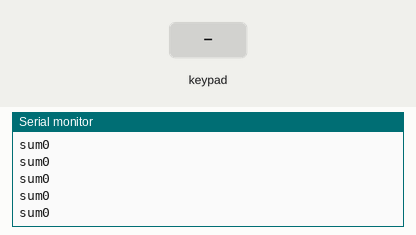
Bench run of a sketch on a simulated Arduino Uno, built with avr-gcc and run on an emulated ATmega328P. On the bench: the last lines printed to the serial monitor. Inputs (shaded band) come from the test bench.

Above: at 1.2 s.
1.3 s: key '1' pressed
At 1.51 s:
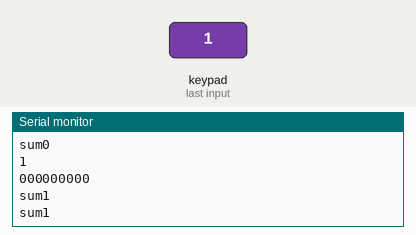
2.8 s: keypad keys 2 3 4 5 pressed 0.4 s apart
At 3.63 s:
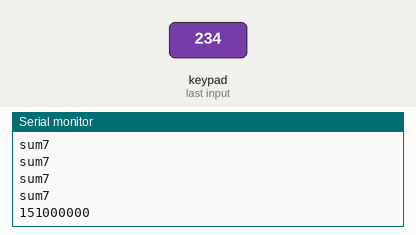
5.9 s: key '6' pressed
At 5.94 s:
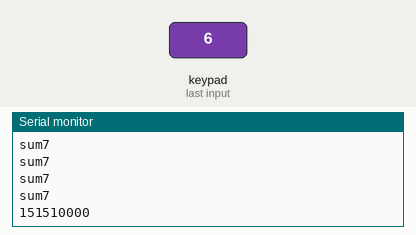
7.4 s: keypad keys 6 7 8 pressed 0.4 s apart
At 7.85 s:
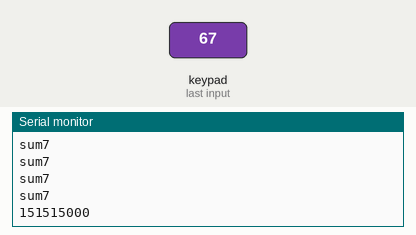
10.1 s: key '9' pressed
At 11.41 s:
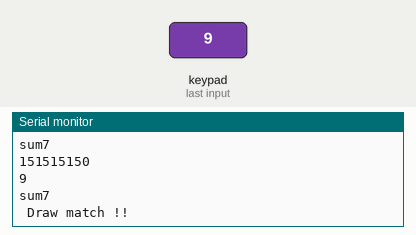
Timing chart, 0 to 13.1 s (numbered marks = the images above; inputs shaded):
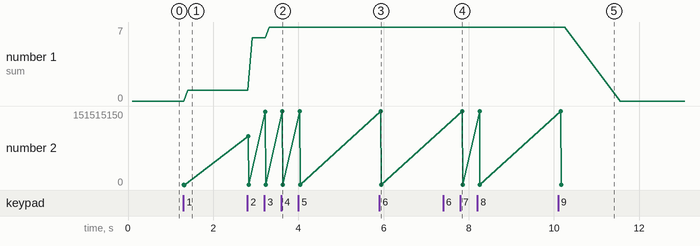

The sketch:

test1.ino
```cpp
#include<Keypad.h>
const byte ROWS = 4; //four rows
const byte COLS = 3; //three columns
char keys[ROWS][COLS] = {
  {'1','2','3'},
  {'4','5','6'},
  {'7','8','9'},
  {'*','0','#'}
};

byte rowPins[ROWS] = {2, 3, 4, 5}; //connect to the row pinouts of the keypad
byte colPins[COLS] = {6,7,8}; //connect to the column pinouts of the keypad

Keypad keypad = Keypad( makeKeymap(keys), rowPins, colPins, ROWS, COLS );


int tictac[10];
boolean s2_flag,s3_flag ,s4_flag ,s5_flag ,s6_flag ,s7_flag ,s8_flag ,s9_flag ,s10_flag,winner_flag ;
char key;
int count = 0,sum ;
int winner = 0 ;
int P1_points =0 , P2_points = 0 ;
char sx,control ;
int nof=0;

int led[9][2]={};
int buzz=1;
int result;
int temp,c=22;
void setup()
{

s2_flag = s3_flag = s4_flag = s5_flag = s6_flag = s7_flag = s8_flag = s9_flag = s10_flag = winner_flag = false ;

for(int i =0 ; i < 9 ; i++) //clearing the array on reset
tictac[i] = 0 ;

Serial.begin(9600);
for(int temp=0;temp<=8;temp++)
{
  led[temp][0]=c++;
  led[temp][1]=c++;
  pinMode(led[temp][0],OUTPUT);
  pinMode(led[temp][1],OUTPUT);
}
 for(int set=0;set<9;set++)
{
  digitalWrite(led[set][0],HIGH);
  digitalWrite(led[set][1],HIGH);
}

}

void loop()
{


key=keypad.getKey();


if(key =='1' && s2_flag == false )
{
  Serial.println(key);
 printl();
  s2_flag = true ;
  count ++;
  if(count % 2 == 0 )
  {
  tictac[0] = 5 ; // O
  digitalWrite(led[0][0],LOW);
  digitalWrite(led[0][1],HIGH);

  }
  else
  {
  tictac[0] = 1 ;
  digitalWrite(led[0][0],HIGH);
  digitalWrite(led[0][1],LOW);

  }
}

else if(key == '2' && s3_flag == false )
{printl();
  Serial.println(key);
  s3_flag = true ;
  count ++ ;
  if(count % 2 ==0 )
  {
  tictac[1] = 5 ; // O
  digitalWrite(led[1][0],LOW);
  digitalWrite(led[1][1],HIGH);

  }
  else
  {
  tictac[1] = 1 ; // X
  digitalWrite(led[1][0],HIGH);
  digitalWrite(led[1][1],LOW);

  }
}

else if(key =='3' && s4_flag == false )
{printl();
  Serial.println(key);
  s4_flag = true ;
  count ++ ;
  if(count % 2 == 0 )
  {
  tictac[2] = 5 ; // O
  digitalWrite(led[2][0],LOW);
  digitalWrite(led[2][1],HIGH);

  }
  else
  {
  tictac[2] = 1 ; // X
  digitalWrite(led[2][0],HIGH);
  digitalWrite(led[2][1],LOW);

  }
}

else if(key == '4' && s5_flag == false )
{printl();
  Serial.println(key);
  s5_flag = true ;
  count ++ ;
  if(count % 2 == 0 )
  {
  tictac[3] = 5 ; // O
  digitalWrite(led[3][0],LOW);
  digitalWrite(led[3][1],HIGH);

  }
  else
  {
  tictac[3] = 1 ; // X
  digitalWrite(led[3][0],HIGH);
  digitalWrite(led[3][1],LOW);

  }
}

else if(key =='5' && s6_flag == false )
{printl();
  Serial.println(key);
  s6_flag = true ;
  count ++ ;
  if(count % 2 == 0 )
  {
  tictac[4] = 5 ; // O
  digitalWrite(led[4][0],LOW);
  digitalWrite(led[4][1],HIGH);

  }
  else
  {
  tictac[4] = 1 ; // X
  digitalWrite(led[4][0],HIGH);
  digitalWrite(led[4][1],LOW);

  }
}

else if(key =='6' && s7_flag == false )
{printl();
  Serial.println(key);
  s7_flag = true ;
  count ++ ;
  if(count % 2 ==0 )
  {
  tictac[5] = 5 ; // O
  digitalWrite(led[5][0],LOW);
  digitalWrite(led[5][1],HIGH);

  }
  else
  {
  tictac[5] = 1 ; // X
  digitalWrite(led[5][0],HIGH);
  digitalWrite(led[5][1],LOW);

  }
}

else if(key =='7' && s8_flag == false )
{printl();
  Serial.println(key);
  s8_flag = true ;
  count ++ ;
  if(count % 2 == 0 )
  {
  tictac[6] = 5 ; // O
  digitalWrite(led[6][0],LOW);
  digitalWrite(led[6][1],HIGH);

  }
  else
  {
  tictac[6] = 1 ; // X
  digitalWrite(led[6][0],HIGH);
  digitalWrite(led[6][1],LOW);

  }
}

else if(key =='8' && s9_flag == false )
{printl();
  Serial.println(key);
  s9_flag = true ;
  count ++ ;
  if(count % 2 == 0 )
  {
  tictac[7] = 5 ; // O
  digitalWrite(led[7][0],LOW);
  digitalWrite(led[7][1],HIGH);

  }
  else
  {
  tictac[7] = 1 ; // X
  digitalWrite(led[7][0],HIGH);
  digitalWrite(led[7][1],LOW);

  }
}

else if(key =='9' && s10_flag == false )
{printl();
  Serial.println(key);
  s10_flag = true ;
  count ++ ;
  if(count % 2 == 0 )
  {
  tictac[8] = 5 ; // O
  digitalWrite(led[8][0],LOW);
  digitalWrite(led[8][1],HIGH);

  }
  else
  {
  tictac[8] = 1 ; // X
  digitalWrite(led[8][0],HIGH);
  digitalWrite(led[8][1],LOW);

  }
}


winner = check();
if(winner == 1)
{
  delay(1000);
  Serial.println("Player 1 wins ! ");
  P1_points ++ ;
  delay(200);
  winner_flag = true  ;
  nof++;
}
else if(winner == 2)
{
  delay(1000);
  Serial.println("Player 2 wins ! ");
  P2_points ++ ;

  delay(2000);
  winner_flag = true ;
  nof++;
}
else if( count == 9 )
{
  delay(1000);
  Serial.println(" Draw match !! ") ;

  delay(200);
  winner_flag = true ;
  nof++;
}

if(winner_flag == true )
{


  control = 'r' ;
  if(control == 'r' )
  {
  Serial.println("resetting..");

  resett();
  displayboard();
  }
}

if(nof==5)
{
  if(P1_points>P2_points)
  {
  digitalWrite(buzz,HIGH);
  delay(1000);
  }
  else
  {
     digitalWrite(buzz,HIGH);
     delay(1000);
     digitalWrite(buzz,LOW);
     delay(500);
     digitalWrite(buzz,HIGH);
  }
}

}//loop

int check ()
{
//  if( ((tictac[0]+tictac[1]+tictac[2]) == 3 ) ||
//      ((tictac[3]+tictac[4]+tictac[5]) == 3 ) ||
//      ((tictac[6]+tictac[7]+tictac[8]) == 3 ) ||
//      ((tictac[0]+tictac[3]+tictac[6]) == 3 ) ||
//      ((tictac[1]+tictac[4]+tictac[7]) == 3 ) ||
//      ((tictac[2]+tictac[5]+tictac[8]) == 3 ) ||
//      ((tictac[0]+tictac[4]+tictac[8]) == 3 ) ||
//      ((tictac[2]+tictac[4]+tictac[6]) == 3 ) )
//      return 1 ;
//  else if( ((tictac[0]+tictac[1]+tictac[2]) == 15 ) ||
//      ((tictac[3]+tictac[4]+tictac[5]) == 15 ) ||
//      ((tictac[6]+tictac[7]+tictac[8]) == 15 ) ||
//      ((tictac[0]+tictac[3]+tictac[6]) == 15 ) ||
//      ((tictac[1]+tictac[4]+tictac[7]) == 15 ) ||
//      ((tictac[2]+tictac[5]+tictac[8]) == 15 ) ||
//      ((tictac[0]+tictac[4]+tictac[8]) == 15 ) ||
//      ((tictac[2]+tictac[4]+tictac[6]) == 15 ) )
//      return 2 ;
//  else
//      return 0 ;
result=row_check();
if(result==1)
return 1;
else if(result==2)
return 2;
else return -1;
result=col_check(tictac);
if(result==1)
return 1;
else if(result==2)
return 2;
else return -1;
result=cross_check(tictac);
if(result==1)
return 1;
else if(result==2)
return 2;
else return -1;

}
void printl()
{
  for(int i=0;i<9;i++)
  {
    Serial.print(tictac[i]);
  }
  Serial.println();
}
int row_check()
{
   int i=0;
  for(i=0;i<=6;i=i+3)
  { sum=tictac[i]+tictac[i+1]+tictac[i+2];
     delay(100);
     Serial.print("sum");
     Serial.println(sum);

    if((tictac[i]+tictac[i+1]+tictac[i+2])==3)
    {
      //blinker(i,i+1,i+3,1);
      return 1;
    }
    else if((tictac[i]+tictac[i+1]+tictac[i+2])==15)
    {
      //blinker(i,i+1,i+2,2);
      return 2;
    }
    else
    {
      //blinker(0,0,0,0);
      return -1;
    }
  }
}
int col_check(int t[])
{
  int i=0;
  for(i=0;i<=2;i++)
  {
    if((t[i]+t[i+3]+t[i+6])==3)
    {
      //blinker(i,i+3,i+6,1);
      return 1;
    }
    else if((t[i]+t[i+3]+t[i+6])==15)
    {
      //blinker(i,i+3,i+6,2);
      return 2;
    }
    else
    {
     // blinker(0,0,0,0);
      return 0;
    }
  }
}

int cross_check(int tictac[])
{
  if(((tictac[0]+tictac[4]+tictac[8]) == 3 ))
   {
   // blinker(0,4,8,1);
    return 1;
   }
  else if((tictac[0]+tictac[4]+tictac[8]) == 15 )
   {
    //blinker(0,4,8,2);
    return 2;
   }
  else if((tictac[2]+tictac[4]+tictac[6]) == 3 )
  {
  //  blinker(2,4,6,1);
    return 1;
  }
  else if((tictac[2]+tictac[4]+tictac[6]) == 15 )
  {
//     blinker(2,4,6,2);
     return 2;
  }
  else return 0;

  }

//void blinker(int h,int j,int k,int win)
//{ if(win!=0)
//  {
//  digitalWrite(led[h][win],LOW);
//  digitalWrite(led[j][win],LOW);
//  digitalWrite(led[k][win],LOW);
//  delay(1000);
//  digitalWrite(led[h][win],HIGH);
//  digitalWrite(led[j][win],HIGH);
//  digitalWrite(led[k][win],HIGH);
//  }
//  else
//  { int i=0;
//    for(i=0;i<9;i++)
//    {
//      digitalWrite(led[i][0],LOW);
//    }
//    delay(1000);
//    for(i=0;i<9;i++)
//    {
//      digitalWrite(led[i][0],HIGH);
//
//    }
//  }
//}

void resett()
{
for(int set=0;set<9;set++)
{
  digitalWrite(led[set][0],HIGH);
  digitalWrite(led[set][1],HIGH);
}
s2_flag = s3_flag = s4_flag = s5_flag = s6_flag = s7_flag = s8_flag = s9_flag = s10_flag = winner_flag = false ;
for(int i = 0 ; i < 9 ; i++) //clearing the array on reset
tictac[i] = 0 ;
count = 0 ;
winner = 0 ;

}

void displayboard()
{

}
```

Measured:
- after the input at 1.3 s, the serial monitor: prints a new line at once (image 1)
- after the input at 2.8 s, the serial monitor: prints a new line at once (image 2)
- after the input at 5.9 s, the serial monitor: prints a new line at once (image 3)
- after the input at 7.4 s, the serial monitor: prints a new line after 0.45 s (image 4)
- after the input at 10.1 s, the serial monitor: prints a new line after 0.06 s (image 5)
- plotted number 1: 0 → 1 after the input at 1.3 s, 1 → 7 after the input at 2.8 s, 7 → 0 after the input at 10.1 s
- plotted number 2: 0 → 5 after the input at 2.8 s, 6 → 8 after the input at 7.4 s, 8 → 9 after the input at 10.1 s
